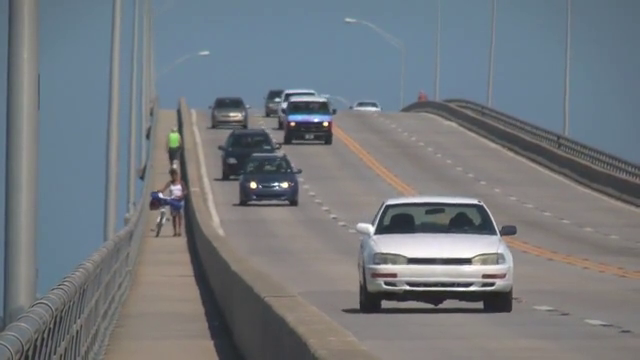
#> input picture frame 91 of project/24-Object Tracking(meanshift-Camshift)/02-camshift/traffic.mp4, 640 x 360 px
$ python base.py
#> lines starting #> are read from the running program, lines starting #| are printed output that depends on the picture; after the words box and inside, x2 and y2 are one past the last pixel; in counts of white or black regions, pixels touching at a corner belong together
import cv2
import numpy as np

# input
capture = cv2.VideoCapture('traffic.mp4')

ret, frame = capture.read()
#> frame is the input picture: shape (360, 640, 3); mean B, G, R 126.6, 121.2, 115.7

x, y, w, h = 300, 200, 100, 50
track = (x, y, w, h)
color = cv2.cvtColor(frame, cv2.COLOR_BGR2HSV)
#> color: shape (360, 640, 3); mean H, S, V 67.8, 39.8, 131.8
mask = cv2.inRange(color, np.array((0, 60., 32.)), np.array((180., 255., 255))) #Detect an object based on the range of pixel values in the HSV colorspace
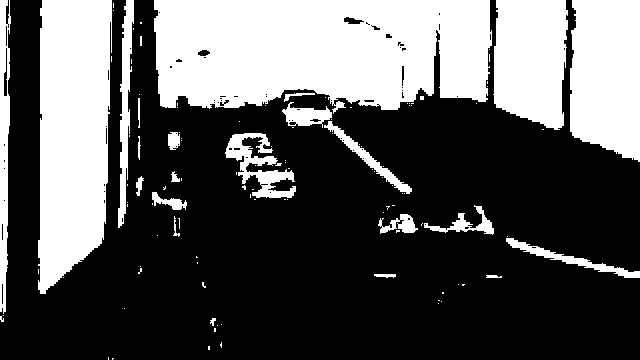
#> mask: shape (360, 640); 34.9% white; 115 white regions (91 under 20 px), largest, box (x1, y1, x2, y2) and area: (154, 0, 492, 114) 32966, (38, 0, 112, 294) 18267, (570, 0, 640, 162) 10165
hist = cv2.calcHist([color], [0], mask, [180], [0, 180]) #calcHist() function to calculate the image histograms
#> hist = 180 values, max 29603 at index 103, min 0 at index 2, mean 447.2
cv2.normalize(hist, hist, 0, 255, cv2.NORM_MINMAX) #The normalize() function returns the normalized image as the output
term_crit = (cv2.TERM_CRITERIA_EPS | cv2.TERM_CRITERIA_COUNT, 3, 1) #for locating the maxima of a density function

while (True):

    ret, frame = capture.read()
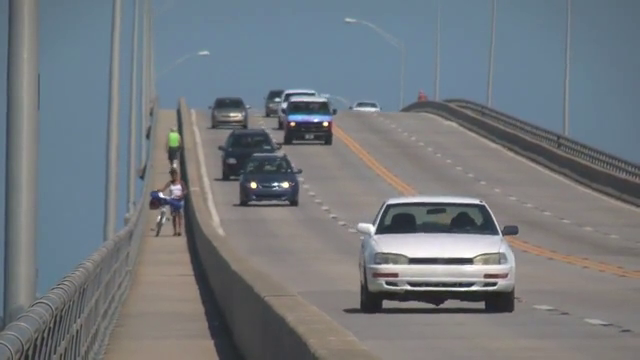
#> input picture frame 92 of project/24-Object Tracking(meanshift-Camshift)/02-camshift/traffic.mp4, 640 x 360 px
#> frame is the input picture: shape (360, 640, 3); mean B, G, R 126.3, 121.1, 115.4
    if ret == True:
        crop = frame[y:y + h, x: x + w]  # [y1:y2, x1:x2]
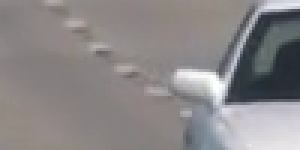
#> crop: shape (50, 100, 3) (shown 3 times larger); mean B, G, R 135.6, 135, 138.3
        hsv = cv2.cvtColor(frame, cv2.COLOR_BGR2HSV)
#> hsv: shape (360, 640, 3); mean H, S, V 67.5, 39.8, 131.5
        dst = cv2.calcBackProject([hsv], [0], hist, [0, 180], 1) # calcBackProject calculates the back project of the histogram
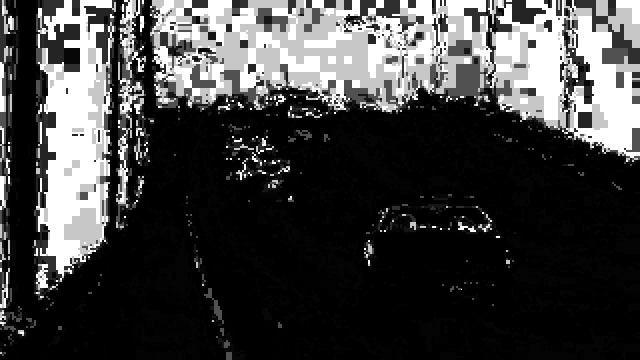
#> dst: shape (360, 640); min 0, max 255, mean 64.4

        ret, track = cv2.CamShift(dst, track,term_crit) #CamShift is a object tracking algorithm
#> ret = ((398.5, 226), (50.33, 119.4), 66.19); track = (343, 201, 111, 50)

        pts = cv2.boxPoints(ret)
#> pts = [[333.7, 227.1], [443, 178.9], [463.3, 224.9], [354, 273.1]]
        pts = np.int0(pts)
#> pts = [[333, 227], [442, 178], [463, 224], [354, 273]]
        final = cv2.polylines(frame,[pts],True,(0,255,0),1)

        cv2.imshow('dst', dst) # dst: depth of the destination image
        cv2.imshow('roi', crop)
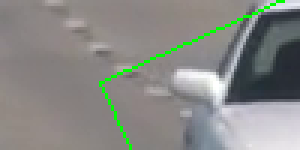
#> window 'roi': shape (50, 100, 3) (shown 3 times larger); mean B, G, R 133.1, 136.8, 135.8
        cv2.imshow('final', final)

        key = cv2.waitKey(32) & 0xFF
#> (key Esc is pressed here)
        if key == 27:
            break
    else:
        break


cv2.destroyAllWindows()

$ run again, starting later in the video
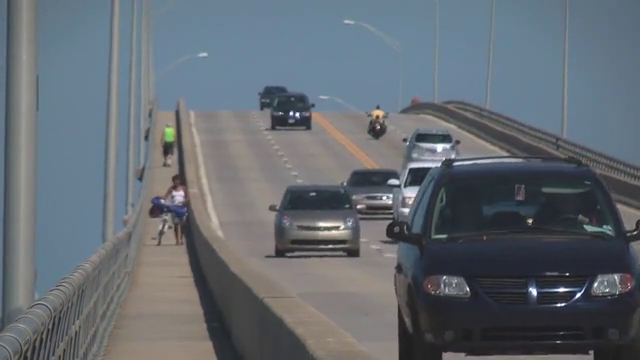
#> input picture frame 411 of project/24-Object Tracking(meanshift-Camshift)/02-camshift/traffic.mp4, 640 x 360 px
#> frame is the input picture: shape (360, 640, 3); mean B, G, R 113.8, 106.6, 99.3
#> color: shape (360, 640, 3); mean H, S, V 81.8, 45.5, 117.3
#> `mask = cv2.inRange(color, np.array((0, 60., 32.)), np.array((180., 255..`:
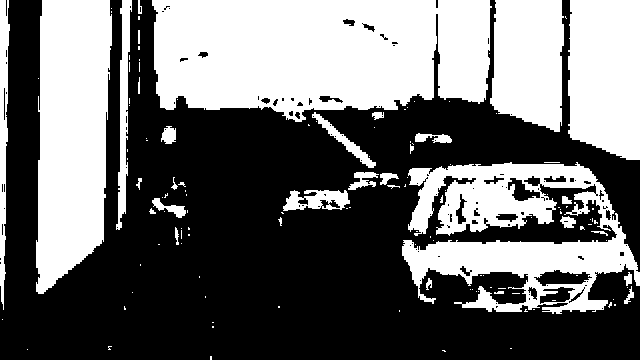
#> mask: shape (360, 640); 42.4% white; 132 white regions (100 under 20 px), largest, box (x1, y1, x2, y2) and area: (152, 0, 492, 122) 34800, (36, 0, 112, 294) 18344, (402, 162, 640, 314) 18279
#> hist = 180 values, max 32298 at index 103, min 0 at index 20, mean 543.1
#> hsv: shape (360, 640, 3); mean H, S, V 81.5, 45.6, 117.2
#> ret = ((331.5, 197), (39.7, 127.9), 74.54); track = (269, 177, 125, 40)
#> `pts = cv2.boxPoints(ret)`: pts = [[264.6, 194.9], [387.9, 160.8], [398.4, 199.1], [275.1, 233.2]]
#> `pts = np.int0(pts)`: pts = [[264, 194], [387, 160], [398, 199], [275, 233]]
#> `cv2.imshow('roi', crop)`:
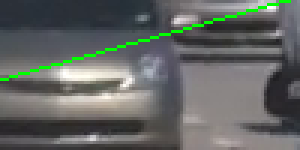
#> window 'roi': shape (50, 100, 3) (shown 3 times larger); mean B, G, R 99.6, 102.7, 99

$ run again, starting later in the video
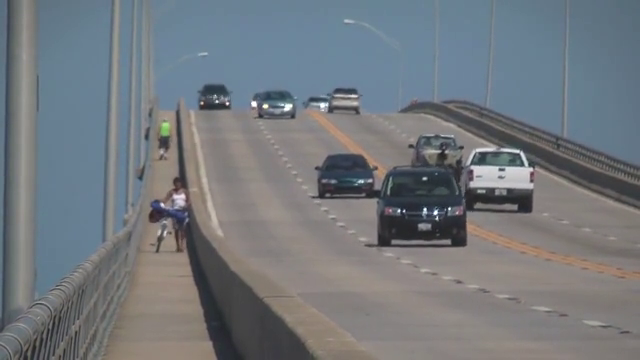
#> input picture frame 731 of project/24-Object Tracking(meanshift-Camshift)/02-camshift/traffic.mp4, 640 x 360 px
#> frame is the input picture: shape (360, 640, 3); mean B, G, R 125.5, 120.3, 115.1
#> color: shape (360, 640, 3); mean H, S, V 66.1, 39.7, 130.9
#> `mask = cv2.inRange(color, np.array((0, 60., 32.)), np.array((180., 255..`:
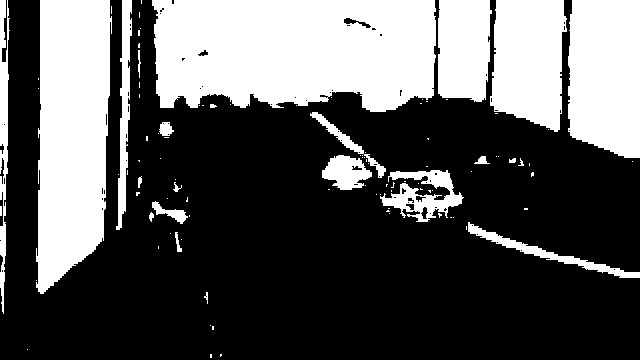
#> mask: shape (360, 640); 34.7% white; 101 white regions (77 under 20 px), largest, box (x1, y1, x2, y2) and area: (152, 0, 436, 112) 28222, (36, 0, 112, 294) 18325, (568, 0, 640, 158) 10512
#> hist = 180 values, max 32651 at index 103, min 0 at index 16, mean 444.8
#> hsv: shape (360, 640, 3); mean H, S, V 65.1, 40, 130.7
#> ret = ((417.5, 191.5), (61.73, 109.3), 95.21); track = (362, 160, 111, 63)
#> `pts = cv2.boxPoints(ret)`: pts = [[365.9, 155.8], [474.7, 165.7], [469.1, 227.2], [360.3, 217.3]]
#> `pts = np.int0(pts)`: pts = [[365, 155], [474, 165], [469, 227], [360, 217]]
#> `cv2.imshow('roi', crop)`:
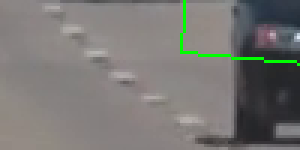
#> window 'roi': shape (50, 100, 3) (shown 3 times larger); mean B, G, R 116, 119.2, 120.6
